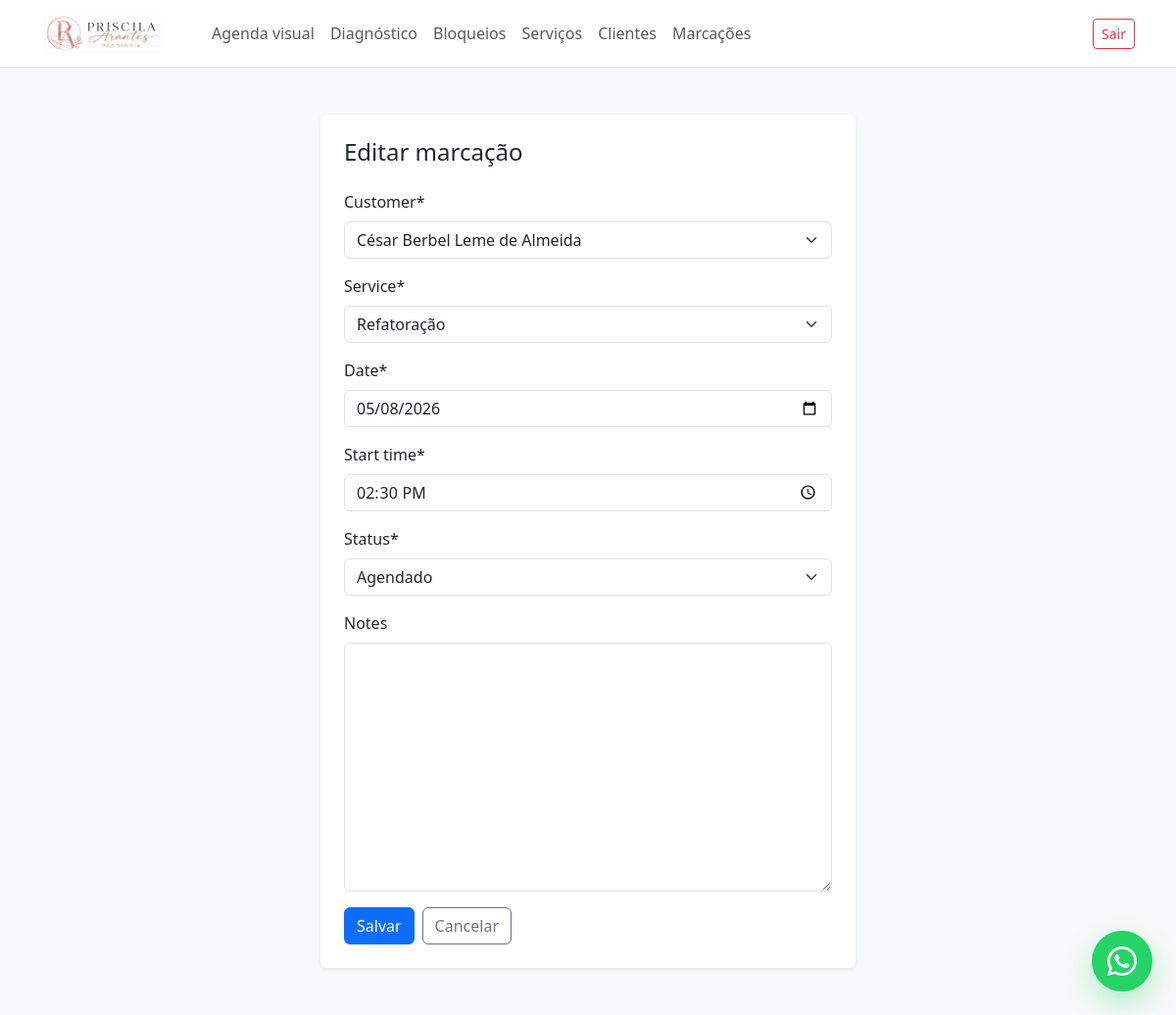
The app's page /marcacoes/5/editar/ (signed in) with its own data.
### appointments/models.py (models this page shows, shortened)
class Appointment(models.Model):
    STATUS_SCHEDULED = "scheduled"
    STATUS_CONFIRMED = "confirmed"
    STATUS_CANCELLED = "cancelled"
    STATUS_COMPLETED = "completed"
    STATUS_CHOICES = [
        (STATUS_SCHEDULED, "Agendado"),
        (STATUS_CONFIRMED, "Confirmado"),
        (STATUS_CANCELLED, "Cancelado"),
        (STATUS_COMPLETED, "Concluído"),
    ]
    reference_code = models.CharField(
        max_length=20,
        unique=True,
        blank=True,
        editable=False,
    )
    customer = models.ForeignKey(
        Customer,
        on_delete=models.PROTECT,
        related_name="appointments",
    )
    service = models.ForeignKey(
        Service,
        on_delete=models.PROTECT,
        related_name="appointments",
    )
    created_by = models.ForeignKey(
        settings.AUTH_USER_MODEL,
        on_delete=models.PROTECT,
        related_name="created_appointments",
    )
    date = models.DateField()
    start_time = models.TimeField()
    status = models.CharField(
        max_length=20,
        choices=STATUS_CHOICES,
        default=STATUS_SCHEDULED,
    )
    notes = models.TextField(blank=True)
    created_at = models.DateTimeField(auto_now_add=True)
    updated_at = models.DateTimeField(auto_now=True)
    class Meta:
        ordering = ["date", "start_time"]

### appointments/views/appointments.py (the view, shortened to what this page needs)
# urls.py: path("marcacoes/<int:pk>/editar/", AppointmentUpdateView.as_view(), name="appointment_update"),
class AppointmentUpdateView(LoginRequiredMixin, UpdateView):
    model = Appointment
    form_class = AppointmentForm
    template_name = "appointments/appointment_form.html"
    success_url = reverse_lazy("appointments:appointment_list")
    def dispatch(self, request, *args, **kwargs):
        appointment = self.get_object()
        if appointment.status == Appointment.STATUS_COMPLETED:
            messages.error(
                request,
                "Marcações concluídas não podem ser editadas.",
            )
            return redirect("appointments:appointment_list")
        return super().dispatch(request, *args, **kwargs)

### appointments/forms.py
class AppointmentForm(forms.ModelForm):
    class Meta:
        model = Appointment
        fields = [
            "customer",
            "service",
            "date",
            "start_time",
            "status",
            "notes",
        ]
        widgets = {
            "date": forms.DateInput(attrs={"type": "date"}),
            "start_time": forms.TimeInput(attrs={"type": "time"}),
        }

### appointments/models.py (called while the page is built)
    def __str__(self):
        return self.name

    def __str__(self):
        return self.full_name

### templates/appointments/appointment_form.html (shortened to what this page needs)
{% extends "base.html" %}
{% load crispy_forms_tags %}
{% block content %}
<div class="row justify-content-center">
    <div class="col-12 col-lg-6">
        <div class="card shadow-sm border-0">
            <div class="card-body p-4">
                <h1 class="h4 mb-4">
                    {% if object %}
                        Editar marcação
                    {% else %}
                        Nova marcação
                    {% endif %}
                </h1>
                <form method="post" novalidate>
                    {{ form|crispy }}
                    <div class="d-flex gap-2 mt-3">
                        <button type="submit" class="btn btn-primary">
                            Salvar
                        </button>
                        <a href="{% url 'appointments:appointment_list' %}" class="btn btn-outline-secondary">
                            Cancelar
                        </a>
                    </div>
                </form>
            </div>
        </div>
    </div>
</div>
{% endblock %}

### records on screen
Appointment: customer "César Berbel Leme de Almeida", service "Refatoração", date "05/08/2026", start_time "14:30:00", status "Agendado"
